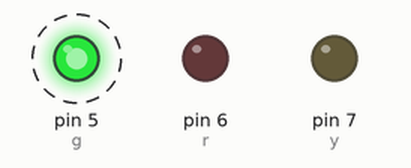
This sketch was run on a simulated Arduino Uno, built with avr-gcc and run on an emulated ATmega328P. On the bench: output pins drawn as LEDs (lit = HIGH). Dashed ring = blinking.

Above: at 0.5 s.
Timing chart, 0 to 4.6 s (numbered marks = the images above):
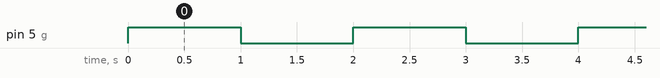

Measured:
- by itself, pin 5 (g): alternates HIGH for 1.0 s and LOW for 1.0 s

The sketch:

led.ino
```cpp
int g=5;
int r=6;
int y=7;
void setup()
{
  pinMode(g,OUTPUT);
  pinMode(r,OUTPUT);
  pinMode(y,OUTPUT);
}
void loop()
{
  for(int i=1;i==1;i++)
  {
    digitalWrite(g,HIGH);
    delay(1000);
    digitalWrite(g,LOW);
    delay(1000);
  }
   for(int i=1;i<=2;i++)
  {
    digitalWrite(g,HIGH);
    delay(1000);
    digitalWrite(g,LOW);
    delay(1000);
  }
   for(int i=1;i<=3;i++)
  {
    digitalWrite(g,HIGH);
    delay(1000);
    digitalWrite(g,LOW);
    delay(1000);
  }
}
```
